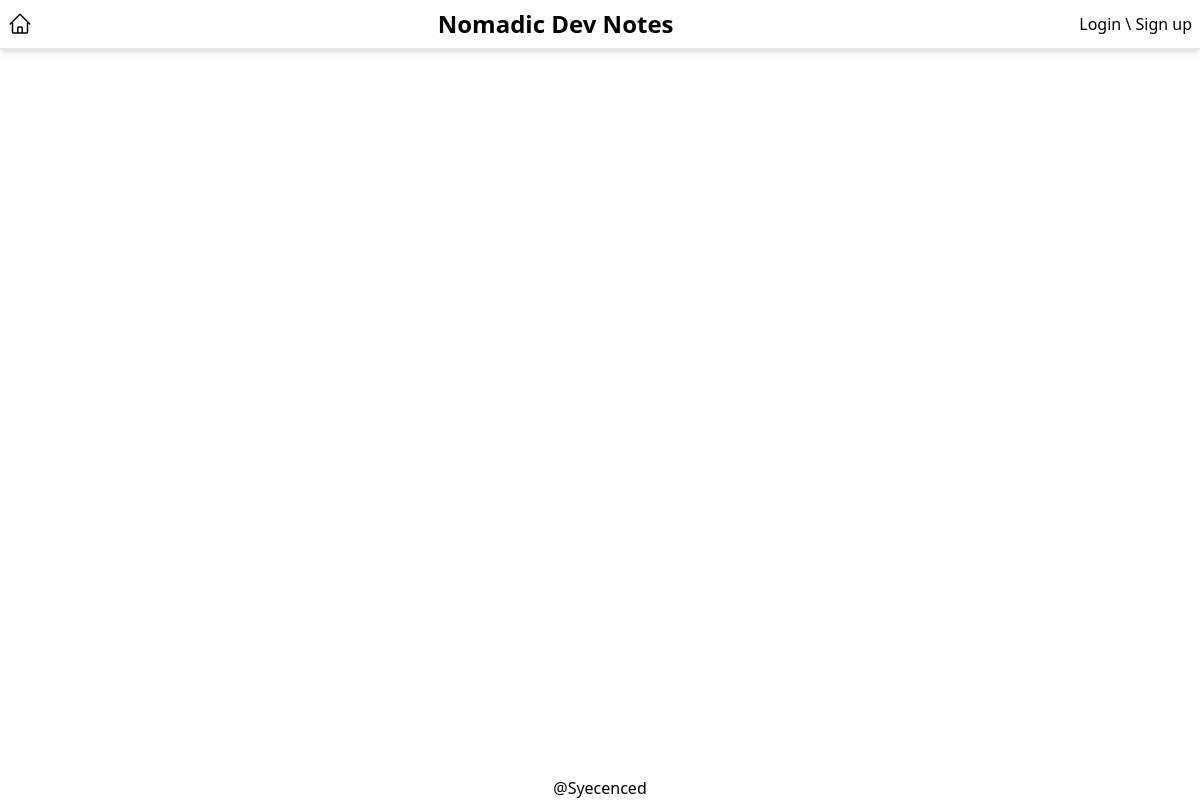
Page /tag/11 on the earlier database version.
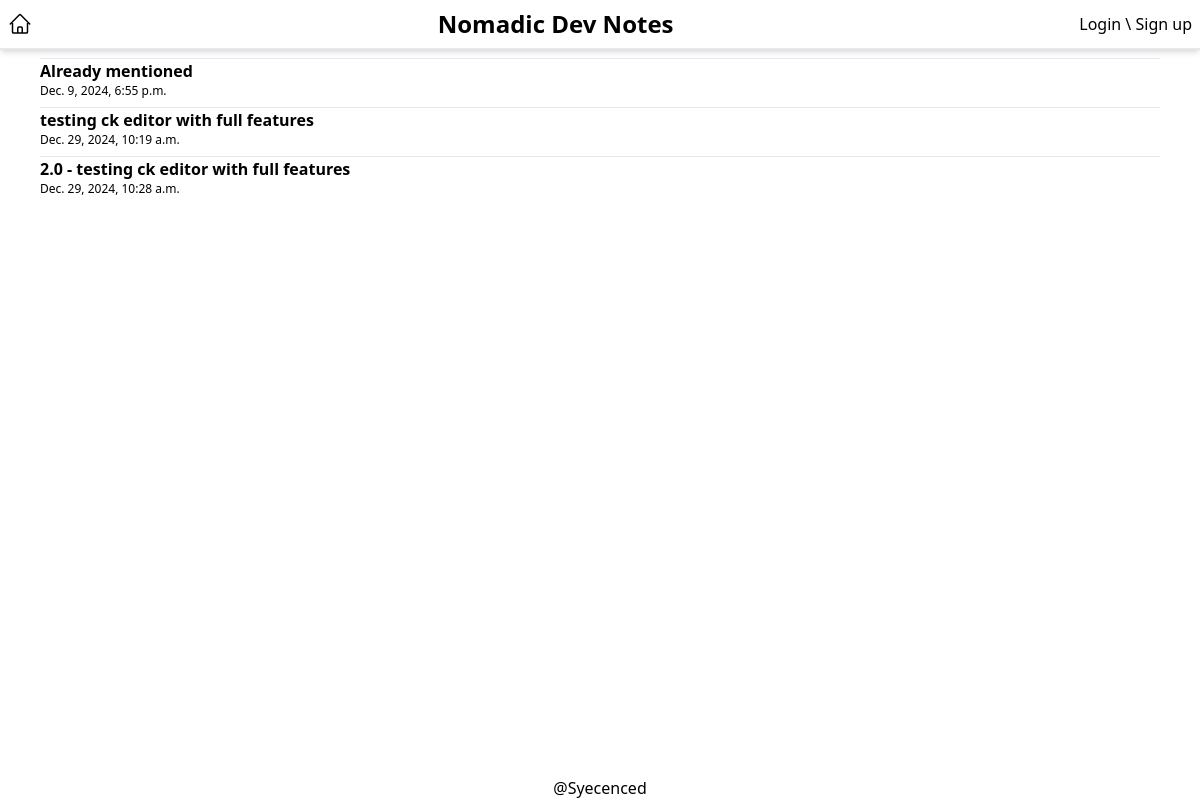
Same page on the later database version.
### blog/models.py (models this page shows, shortened)
class Article(models.Model):
    title = models.CharField(max_length=255)
    content = RichTextField()
    date_published = models.DateTimeField(auto_now_add=True)
    tags = models.ManyToManyField(Tag, blank=True, related_name="articles")

### blog/views.py (the view)
# urls.py: path("tag/<int:tag_id>",views.tagged_articles,name='tagged_articles'),
def tagged_articles(request, tag_id):
    tag, created = Tag.objects.get_or_create(id=tag_id)
    articles = Article.objects.filter(tags=tag.id)
    tags=[article.tags for article in articles]
    return render(request, 'blog/home.html', {"articles": articles})

### blog/templates/blog/home.html (shortened to what this page needs)
{% extends "blog/base.html" %}
{% block content %}
    <div id="">
        {% for article in articles %}
            <a href="{% url 'blog:article_detail' article.id %}"><div class="border-b py-1"></div><span class="font-semibold">{{ article.title }}</span><br><span class="font-normal text-xs">{{ article.date_published }}</span></div></a>
        {% endfor %}
    </div>
{% endblock %}

### blog/templates/blog/base.html (shortened to what this page needs)
{% load static %}
<html>
<head>
     <link href="{% static 'css/tailwind.css' %}" rel="stylesheet">
</head>
<body class="flex flex-col h-screen m-0">
    <nav class="flex items-center justify-between w-full border-b-2 shadow-md px-2 py-2">
        <a href="{% url 'blog:home' %}">
        </a>
        <h1 class="font-extrabold text-2xl">Nomadic Dev Notes</h1>
        <span class="">
            {% if request.user.is_authenticated %}
                <span class="">Hello, {{request.user}}</span><br>
                <a class="" href="{% url 'user:logout' %}?next={{ request.path }}">Logout</a>
            {% else %}
                <a href="{% url 'user:login' %}?next={{ request.path }}">Login</a> \
                <a href="{% url 'user:signup' %}?next={{ request.path }}">Sign up</a>
            {% endif %}
        </span>
    </nav>
    <main class="px-10 flex-grow">
        {% block content %}{% endblock %}
    </main>
    <footer class="text-center font-extralight">@Syecenced</footer>
</body>
</html>

Differences in the rows shown:
added Article: title "Already mentioned", date_published "Dec. 9, 2024, 6:55 p.m."
added Article: title "testing ck editor with full features", date_published "Dec. 29, 2024, 10:19 a.m."
added Article: title "2.0 - testing ck editor with full features", date_published "Dec. 29, 2024, 10:28 a.m."
